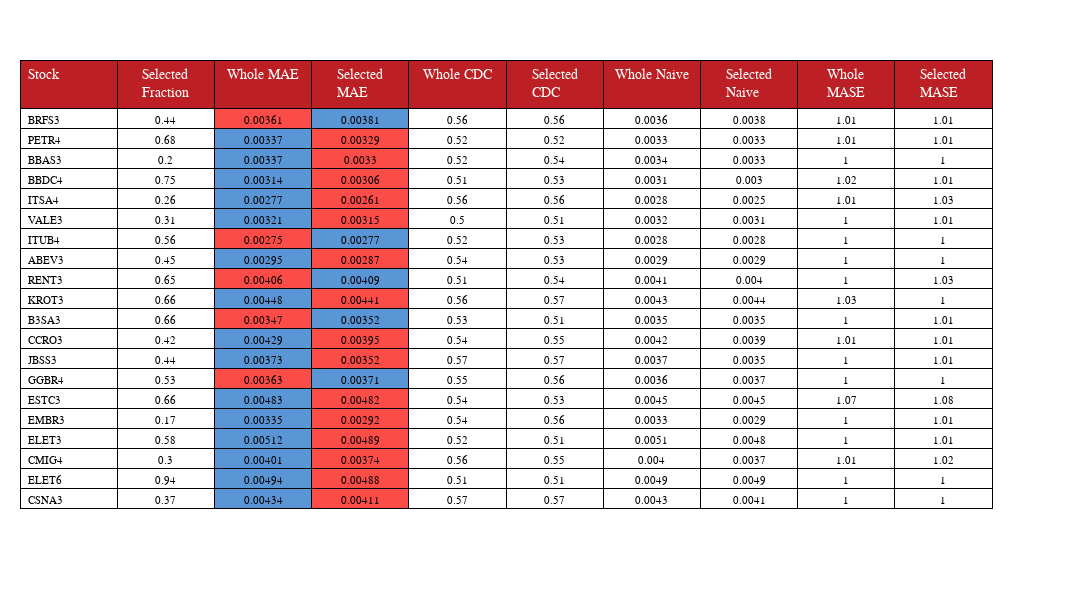

Notebook source saved alongside this figure:
### Code cell
benchtable(lassobench)

### Figure 1 — Plotly figure (JSON) as saved in the notebook; plotly's stock layout.template omitted (floating-point values rounded to 4 significant figures; data arrays with more than 128 entries replaced by an {"elided": "..."} marker saying what was removed)
{"data": [{"cells": {"align": ["left", "center"], "fill": {"color": {"elided": "10x21 str values"}}, "font": {"color": "black", "family": "Arial", "size": 11}, "line": {"color": "black", "width": 1}, "values": {"elided": "10x20 mixed values"}}, "header": {"align": ["left", "center"], "fill": {"color": "#BC2024"}, "font": {"color": "white", "family": "Arial", "size": 14}, "line": {"color": "black", "width": 1}, "values": [["Stock"], ["Selected Fraction"], ["Whole MAE"], ["Selected MAE"], ["Whole CDC"], ["Selected CDC"], ["Whole Naive"], ["Selected Naive"], ["Whole MASE"], ["Selected MASE"]]}, "type": "table"}], "layout": {"height": 600, "margin": {"b": 10, "l": 20, "r": 100, "t": 60}, "width": 1230}}
